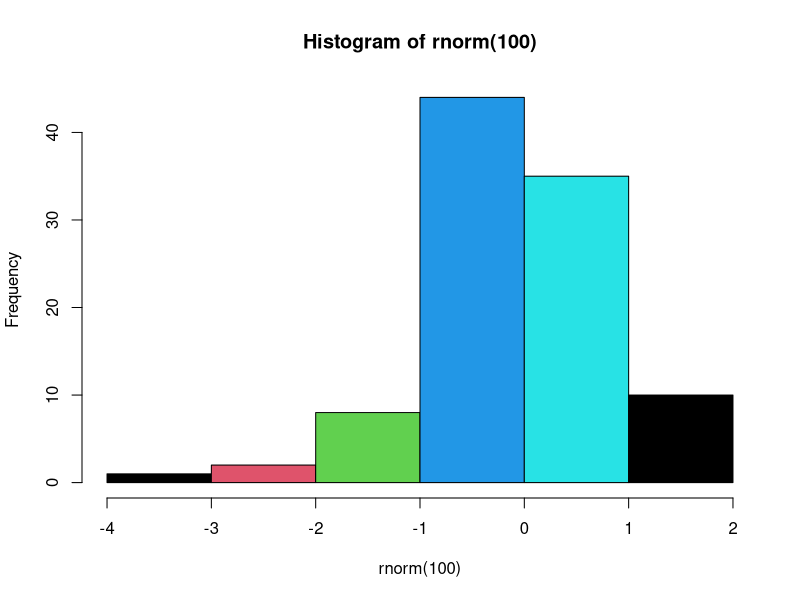

The R script that drew this image:
## ---- chunk 1
knitr::opts_chunk$set(echo = TRUE)
## ---- chunk 2
summary(rnorm(n=100))
## ---- chunk 3
hist(x=rnorm(100), breaks=5, col=1:5)
